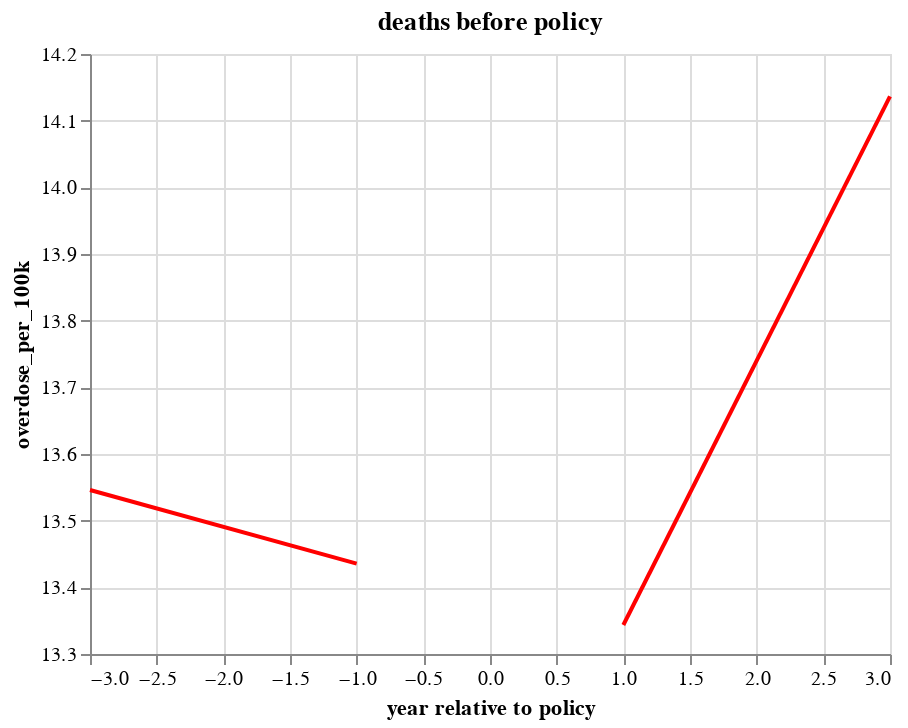

Notebook source saved alongside this figure:
### Code cell
fit_b4 + fit_after
# fit_b4 + fit_after + error_bars

### Figure 1 — Vega-Lite specification as saved in the notebook (floating-point values rounded to 4 significant figures)
{"config": {"view": {"continuousWidth": 400, "continuousHeight": 300}}, "layer": [{"data": {"name": "data-17a89e17f5bfced4a79b7918029a5edb"}, "mark": "line", "encoding": {"color": {"value": "red"}, "x": {"field": "year relative to policy", "scale": {"zero": false}, "type": "quantitative"}, "y": {"field": "overdose_per_100k", "scale": {"zero": false}, "type": "quantitative"}}, "title": "deaths before policy", "transform": [{"on": "year relative to policy", "regression": "overdose_per_100k"}]}, {"data": {"name": "data-7e3b63ba46b166cf5a9a2fb157268f77"}, "mark": "line", "encoding": {"color": {"value": "red"}, "x": {"field": "year relative to policy", "scale": {"zero": false}, "type": "quantitative"}, "y": {"field": "overdose_per_100k", "scale": {"zero": false}, "type": "quantitative"}}, "title": "deaths after policy", "transform": [{"on": "year relative to policy", "regression": "overdose_per_100k"}]}], "$schema": "https://vega.github.io/schema/vega-lite/v4.17.0.json", "datasets": {"data-17a89e17f5bfced4a79b7918029a5edb": [{"Year": 2009.0, "overdose_per_100k": 14.28, "year relative to policy": -3}, {"Year": 2010.0, "overdose_per_100k": 12.02, "year relative to policy": -2}, {"Year": 2011.0, "overdose_per_100k": 14.17, "year relative to policy": -1}], "data-7e3b63ba46b166cf5a9a2fb157268f77": [{"Year": 2013.0, "overdose_per_100k": 13.56, "year relative to policy": 1}, {"Year": 2014.0, "overdose_per_100k": 13.31, "year relative to policy": 2}, {"Year": 2015.0, "overdose_per_100k": 14.35, "year relative to policy": 3}]}}
